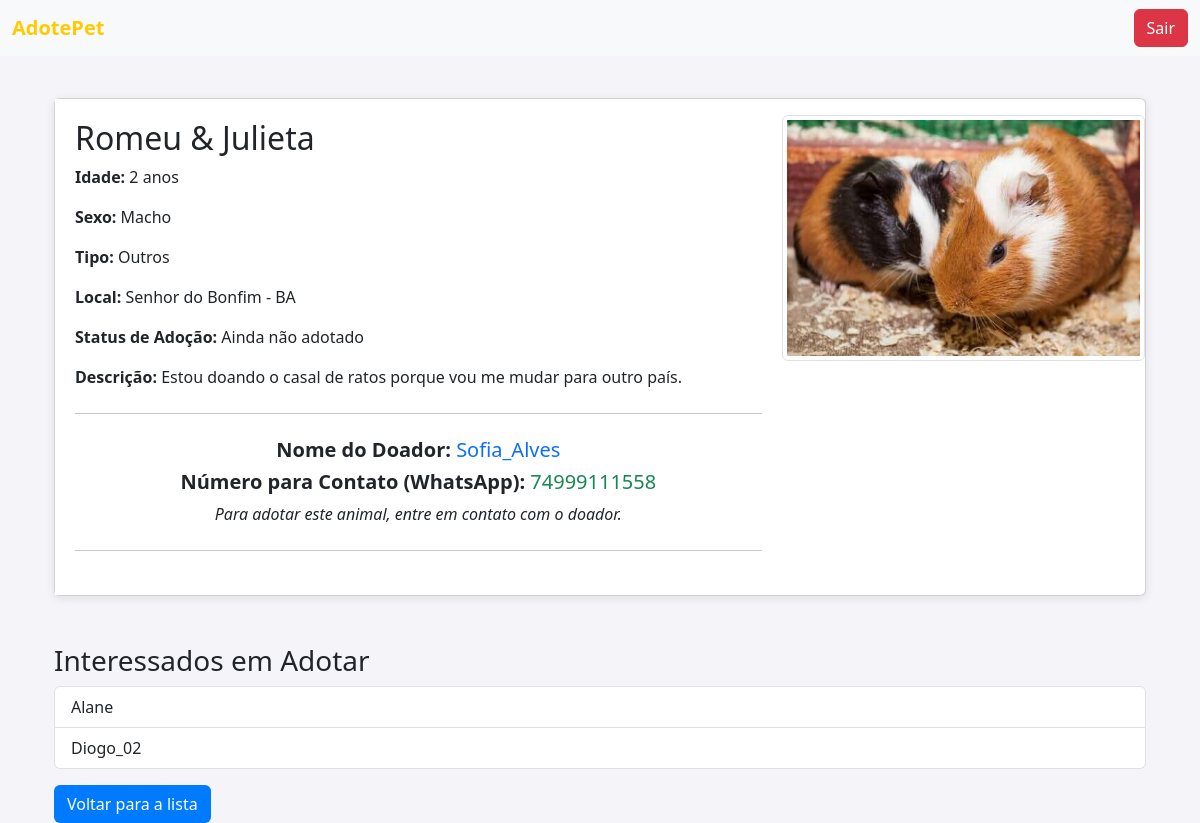
/quero_adotar/17/ (signed in), run on the app's committed database.
### adote/models.py (models this page shows, shortened)
class Animal(models.Model):
    nome = models.CharField(max_length=100)
    idade_anos = models.PositiveIntegerField(
        blank=True, null=True,
        help_text="Preencha apenas se a idade estiver em anos."
    )
    idade_meses = models.PositiveIntegerField(
        blank=True, null=True,
        help_text="Preencha apenas se a idade estiver em meses."
    )
    sexo = models.CharField(max_length=1, choices=SEXO_CHOICES, default='M')
    tipo = models.ForeignKey(TipoAnimal, on_delete=models.CASCADE, related_name="animais")
    descricao = models.TextField(blank=True)
    local = models.ForeignKey(Local, on_delete=models.CASCADE, related_name="animais")
    adotado = models.BooleanField(default=False)
    adotante = models.ForeignKey(
        settings.AUTH_USER_MODEL, null=True, blank=True,
        on_delete=models.SET_NULL, related_name='animais_adotados'
    )
    doador = models.ForeignKey(
        settings.AUTH_USER_MODEL, null=True, blank=True,
        on_delete=models.SET_NULL, related_name='animais_doados'
    )
    foto = models.ImageField(upload_to='fotos_animais/', blank=True, null=True)
    @property
    def idade_formatada(self):
        if self.idade_anos:
            return f"{self.idade_anos} anos"
        elif self.idade_meses:
            return f"{self.idade_meses} meses"
        return "Idade não especificada"
    class Meta:
        verbose_name = "Animal"
        verbose_name_plural = "Animais"

class TipoAnimal(models.Model):
    nome = models.CharField(max_length=50, unique=True)
    descricao = models.TextField(blank=True)
    class Meta:
        verbose_name = "Tipo de Animal"
        verbose_name_plural = "Tipos de Animais"

class Local(models.Model):
    cidade = models.CharField(max_length=100)
    estado = models.CharField(max_length=50)  # Corrigido de maxlength para max_length
    class Meta:
        verbose_name = "Local"
        verbose_name_plural = "Locais"

class Usuario(AbstractUser):
    tipo_usuario = models.CharField(max_length=10, choices=TIPOS_USUARIO)
    telefone = models.CharField(
        max_length=15,
        blank=True,
        validators=[RegexValidator(
            regex=r'^\+?\d{10,15}$',
            message="Telefone inválido. Use um número válido com 10 a 15 dígitos."
        )]
    )
    class Meta:
        verbose_name = "Usuário"
        verbose_name_plural = "Usuários"

class InteresseAdocao(models.Model):
    adotante = models.ForeignKey(settings.AUTH_USER_MODEL, on_delete=models.CASCADE, related_name='interesses')
    animal = models.ForeignKey(Animal, on_delete=models.CASCADE, related_name='interesses')
    data_interesse = models.DateTimeField(auto_now_add=True)

### adote/views.py (the view)
# urls.py: path('quero_adotar/<int:animal_id>/', views.quero_adotar, name='quero_adotar'),  # Interessados
@login_required #ATZ 1.1
def quero_adotar(request, animal_id):
    animal = get_object_or_404(Animal, id=animal_id)
    if request.user.tipo_usuario == 'adotante':
        interesse, created = InteresseAdocao.objects.get_or_create(adotante=request.user, animal=animal)
        interessados = InteresseAdocao.objects.filter(animal=animal)
        return render(request, 'quero_adotar.html', {'animal': animal, 'interessados': interessados})
    return redirect('detalhes_animal', animal_id=animal_id)

### adote/templates/quero_adotar.html (shortened to what this page needs)
{% extends 'base.html' %}
{% block content %}
<div class="container mt-5">
    <div class="card">
        <div class="row g-0">
            <div class="col-md-8">
                <div class="card-body">
                    <h2 class="card-title">{{ animal.nome }}</h2>
                    <p class="card-text"><strong>Idade:</strong> {{ animal.idade_formatada }}</p>
                    <p class="card-text"><strong>Sexo:</strong> {{ animal.get_sexo_display }}</p>
                    <p class="card-text"><strong>Tipo:</strong> {{ animal.tipo.nome }}</p>
                    <p class="card-text"><strong>Local:</strong> {{ animal.local.cidade }} - {{ animal.local.estado }}</p>
                    <p class="card-text"><strong>Status de Adoção:</strong> {{ animal.adotado|yesno:"Adotado,Ainda não adotado" }}</p>
                    <p class="card-text"><strong>Descrição:</strong> {{ animal.descricao }}</p>
                    <hr class="my-4">
                    <h5 class="card-text text-center"><strong>Nome do Doador:</strong> <span class="text-primary">{{ animal.doador.username }}</span></h5>
                    <h5 class="card-text text-center"><strong>Número para Contato (WhatsApp):</strong> <span class="text-success">{{ animal.doador.telefone }}</span></h5>
                    <p class="text-center mt-2"><em>Para adotar este animal, entre em contato com o doador.</em></p>
                    <hr class="my-4">
                </div>
            </div>
            <div class="col-md-4 text-center">
                {% if animal.foto %}
                    <img src="{{ animal.foto.url }}" alt="Foto de {{ animal.nome }}" class="img-fluid img-thumbnail my-3" style="max-width: 100%; height: auto;">
                {% else %}
                    <p>Sem foto disponível.</p>
                {% endif %}
            </div>
        </div>
    </div>
    <h3 class="mt-5">Interessados em Adotar</h3>
    <ul class="list-group">
        {% for interessado in interessados %}
            <li class="list-group-item">{{ interessado.adotante.username }}</li>
        {% empty %}
            <li class="list-group-item">Nenhum interessado até o momento.</li>
        {% endfor %}
    </ul>
    <a href="{% url 'lista_animais' %}" class="btn btn-custom back-link mt-3">Voltar para a lista</a>
</div>
{% endblock %}

### adote/templates/base.html (style rules this page uses)
body { background-color: #f4f4f9; padding-top: 50px; }
.card { margin-bottom: 20px; box-shadow: 0 2px 10px rgba(0, 0, 0, 0.1); }
.card-body { background-color: white; padding: 20px; }
h1, h2 { color: #333; margin-bottom: 20px; }
.btn-custom { background-color: #007bff; color: white; }
.back-link { margin-top: 20px; display: inline-block; }

### data on the page
Animal: nome "Romeu & Julieta", idade_formatada "2 anos", sexo "Macho", tipo.nome "Outros", local.cidade "Senhor do Bonfim", local.estado "BA", adotado "Ainda não adotado", descricao "Estou doando o casal de ratos porque vou me mudar para outro país.", doador.username "Sofia_Alves", doador.telefone "74999111558", foto (picture)
InteresseAdocao: adotante.username "Alane"
InteresseAdocao: adotante.username "Diogo_02"
